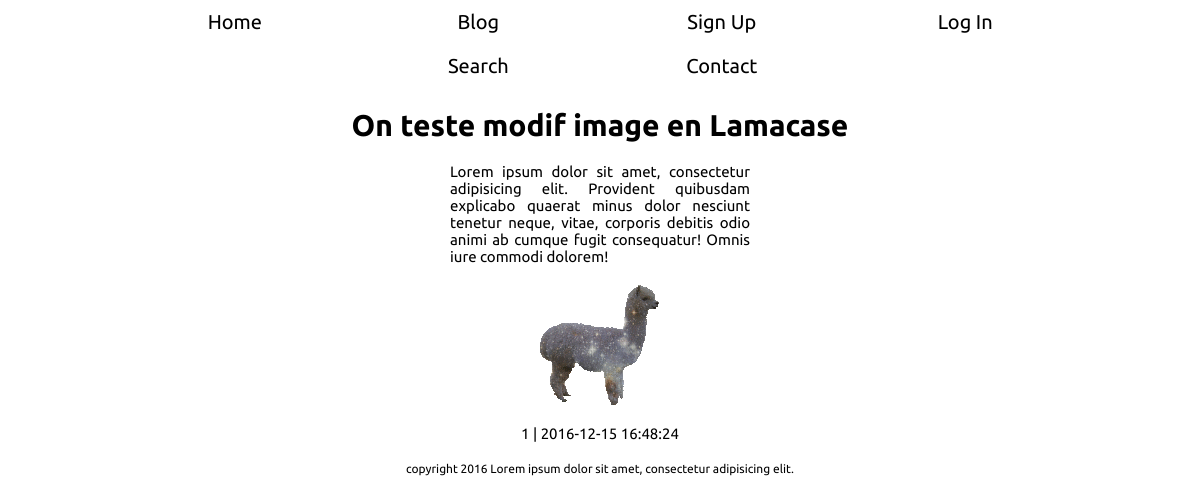
Screenshot of /Blog/index.php?page=article&id=7 with the database file from the repository.
### tables this page shows
CREATE TABLE `articles` (
  `ar_id` int(11) NOT NULL,
  `ar_title` varchar(255) NOT NULL,
  `ar_id_user` int(11) NOT NULL,
  `ar_text` longtext NOT NULL,
  `ar_image` varchar(255) NOT NULL,
  `ar_date` datetime NOT NULL
);

### Blog/inc/functions.inc.php (called while the page is built, shortened)
<?php
	function get_article($pId){
		global $connection;
		settype($pId, 'integer');
		$data = array(
			"id"=>$pId);
		$sql = "SELECT * FROM articles WHERE ar_id=:id";
		$req = $connection->prepare($sql);
		$req->execute($data);
		$data = $req->fetch();
		return $data;
	}
?>

### Blog/inc/article.inc.php (the view, shortened to what this page needs)
<?php if (!empty($_GET['id'])) { ?>
	<?php $article = get_article($_GET['id']); ?>
	<?php if($article){ ?>
		<section>
			<h1><?php echo $article['ar_title']; ?></h1>
			<p><?php echo $article['ar_text']; ?></p>
			<img src="<?php echo $article['ar_image']; ?>" alt="">
			<span><?php echo $article['ar_id_user']; ?> | </span>
			<span><?php echo $article['ar_date']; ?></span>
		</section>
	<?php } else { ?>
		<p>Cet article n'existe pas ou plus.</p>
	<?php } ?>
<?php } else { ?>
	<p>Cet article n'existe pas ou plus.</p>
<?php } ?>

### Blog/css/style.css (style rules this page uses)
* { margin: 0; padding: 0; }
html { font-size: 62.5%; }
body { width: 100%; font-family: 'Ubuntu', sans-serif; font-size: 1.5rem; }
img { display:block; margin:2rem auto; }
section { width:50%; text-align:center; margin: 2rem auto; }
section p { width:50%; margin:2rem auto; font-size: 1.5rem; text-align:justify; }
h1 { text-align: center; margin:1rem; font-size: 3rem; }

### rows the page displays
articles: ar_title "On teste modif image en Lamacase", ar_text "Lorem ipsum dolor sit amet, consectetur adipisicing elit. Provident quibusdam explicabo quaerat minus dolor nesciunt tenetur neque, vitae, corporis debitis odio animi ab cumque fugit consequatur! Omnis iure commodi dolorem!", ar_image (picture), ar_id_user "1", ar_date "2016-12-15 16:48:24"
